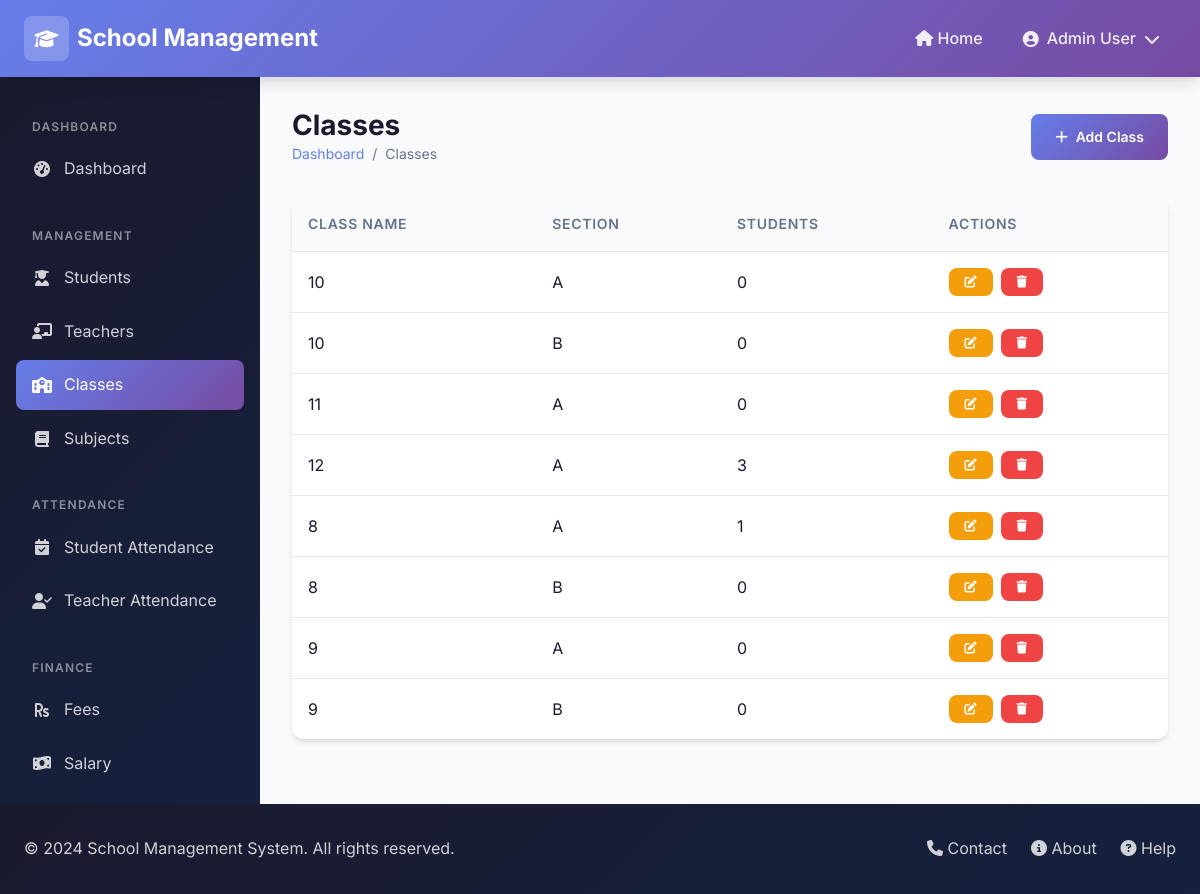
/admin-panel/classes/, run on the app's committed database.
### core/models.py (models this page shows, shortened)
class Class(models.Model):
    name = models.CharField(max_length=50)  # e.g., "Class 1", "Class 10"
    section = models.CharField(max_length=10, blank=True)  # e.g., "A", "B"
    created_at = models.DateTimeField(auto_now_add=True)
    updated_at = models.DateTimeField(auto_now=True)
    class Meta:
        verbose_name_plural = "Classes"
        ordering = ['name', 'section']

### core/views.py (the view)
    def wrapper(request, *args, **kwargs):
        if request.session.get('user_role') != 'admin':
            try:
                admin = Admin.objects.first()
                if admin:
                    request.session['user_id'] = admin.id
                    request.session['user_role'] = 'admin'
                    request.session['user_name'] = admin.full_name
            except:
                messages.error(request, 'Admin not found.')
                return redirect('login')
        return view_func(request, *args, **kwargs)

### core/models.py (called while the page is built)
    @property
    def full_name(self):
        return f"{self.name} {self.surname}"

### core/views.py (called while the page is built)
def admin_required(view_func):
    def wrapper(request, *args, **kwargs):
        if request.session.get('user_role') != 'admin':
            try:
                admin = Admin.objects.first()
                if admin:
                    request.session['user_id'] = admin.id
                    request.session['user_role'] = 'admin'
                    request.session['user_name'] = admin.full_name
            except:
                messages.error(request, 'Admin not found.')
                return redirect('login')
        return view_func(request, *args, **kwargs)
    return wrapper

@admin_required
def class_list(request):
    classes = Class.objects.all().annotate(student_count=Count('students')).order_by('name')
    return render(request, 'admin/classes/list.html', {'classes': classes})

### templates/admin/classes/list.html (shortened to what this page needs)
{% extends 'base.html' %}
{% load static %}
{% block content %}
{% include 'partials/admin_header.html' %}
<div class="dashboard-layout">
    {% include 'partials/sidebar.html' %}
    <main class="main-content">
        <div class="page-header">
            <div>
                <h1 class="page-title">Classes</h1>
                <div class="breadcrumb">
                    <a href="{% url 'admin_dashboard' %}">Dashboard</a>
                    <span>/</span>
                    <span>Classes</span>
                </div>
            </div>
            <a href="{% url 'class_add' %}" class="btn btn-primary">
                <i class="fas fa-plus"></i> Add Class
            </a>
        </div>
        <div class="table-container">
            <table class="table">
                <thead>
                    <tr>
                        <th>Class Name</th>
                        <th>Section</th>
                        <th>Students</th>
                        <th>Actions</th>
                    </tr>
                </thead>
                <tbody>
                    {% for class in classes %}
                    <tr>
                        <td>{{ class.name }}</td>
                        <td>{{ class.section|default:"-" }}</td>
                        <td>{{ class.student_count }}</td>
                        <td>
                            <div class="flex gap-1">
                                <a href="{% url 'class_edit' class.pk %}" class="btn btn-sm btn-warning" title="Edit">
                                    <i class="fas fa-edit"></i>
                                </a>
                                <a href="{% url 'class_delete' class.pk %}" class="btn btn-sm btn-danger"
                                    title="Delete">
                                    <i class="fas fa-trash"></i>
                                </a>
                            </div>
                        </td>
                    </tr>
                    {% empty %}
                    <tr>
                        <td colspan="4" class="text-center text-gray">No classes found</td>
                    </tr>
                    {% endfor %}
                </tbody>
            </table>
        </div>
    </main>
</div>
{% include 'partials/footer.html' %}
{% endblock %}

### static/css/style.css (style rules this page uses)
:root { --primary: #667eea; --primary-dark: #5a67d8; --secondary: #764ba2; --accent: #00d4ff; --success: #10b981; --warning: #f59e0b; --danger: #ef4444; --dark: #1a1a2e; --dark-light: #16213e; --light: #f8fafc; --gray: #64748b; --gray-light: #e2e8f0; --white: #ffffff; --gradient-primary: linear-gradient(135deg, var(--primary) 0%, var(--secondary) 100%); --gradient-dark: linear-gradient(135deg, var(--dark) 0%, var(--dark-light) 100%); --gradient-accent: linear-gradient(135deg, var(--accent) 0%, var(--primary) 100%); --shadow-sm: 0 1px 2px 0 rgba(0, 0, 0, 0.05); --shadow: 0 4px 6px -1px rgba(0, 0, 0, 0.1), 0 2px 4px -1px rgba(0, 0, 0, 0.06); --shadow-lg: 0 10px 15px -3px rgba(0, 0, 0, 0.1), 0 4px 6px -2px rgba(0, 0, 0, 0.05); --shadow-xl: 0 20px 25px -5px rgba(0, 0, 0, 0.1), 0 10px 10px -5px rgba(0, 0, 0, 0.04); --radius-sm: 0.375rem; --radius: 0.5rem; --radius-lg: 0.75rem; --radius-xl: 1rem; --radius-2xl: 1.5rem; --transition: all 0.3s ease; }
*, *::before, *::after { margin: 0; padding: 0; box-sizing: border-box; }
html { scroll-behavior: smooth; }
body { font-family: 'Inter', -apple-system, BlinkMacSystemFont, 'Segoe UI', Roboto, Oxygen, Ubuntu, sans-serif; background-color: var(--light); color: var(--dark); line-height: 1.6; min-height: 100vh; }
a { text-decoration: none; color: inherit; transition: var(--transition); }
h1, h2, h3, h4, h5, h6 { font-weight: 700; line-height: 1.2; margin-bottom: 0.5em; }
h1 { font-size: 2.5rem; }
.flex { display: flex; }
.gap-1 { gap: 0.5rem; }
.btn { display: inline-flex; align-items: center; justify-content: center; gap: 0.5rem; padding: 0.75rem 1.5rem; font-size: 0.875rem; font-weight: 600; border: none; border-radius: var(--radius); cursor: pointer; transition: var(--transition); text-decoration: none; }
.btn-primary { background: var(--gradient-primary); color: var(--white); }
.btn-warning { background: var(--warning); color: var(--white); }
.btn-danger { background: var(--danger); color: var(--white); }
.btn-sm { padding: 0.5rem 1rem; font-size: 0.75rem; }
.table-container { overflow-x: auto; border-radius: var(--radius-lg); box-shadow: var(--shadow); }
.table { width: 100%; border-collapse: collapse; background: var(--white); }
.table th, .table td { padding: 1rem; text-align: left; border-bottom: 1px solid var(--gray-light); }
.table th { background: var(--light); font-weight: 600; font-size: 0.875rem; color: var(--gray); text-transform: uppercase; letter-spacing: 0.05em; }
.table tbody tr { transition: var(--transition); }
.table tbody tr:last-child td { border-bottom: none; }
.dashboard-layout { display: flex; min-height: calc(100vh - 73px); }
.main-content { flex: 1; padding: 2rem; background: var(--light); }
.page-header { display: flex; align-items: center; justify-content: space-between; margin-bottom: 2rem; }
.page-title { font-size: 1.75rem; font-weight: 700; color: var(--dark); margin: 0; }
.breadcrumb { display: flex; align-items: center; gap: 0.5rem; font-size: 0.875rem; color: var(--gray); }
.breadcrumb a { color: var(--primary); }

### data on the page
Class: name "10", section "A", student_count "0"
Class: name "10", section "B", student_count "0"
Class: name "11", section "A", student_count "0"
Class: name "12", section "A", student_count "3"
Class: name "8", section "A", student_count "1"
Class: name "8", section "B", student_count "0"
Class: name "9", section "A", student_count "0"
Class: name "9", section "B", student_count "0"

### other printed values
{{ request.session.user_name|default:"Administrator" }} "Admin User"
